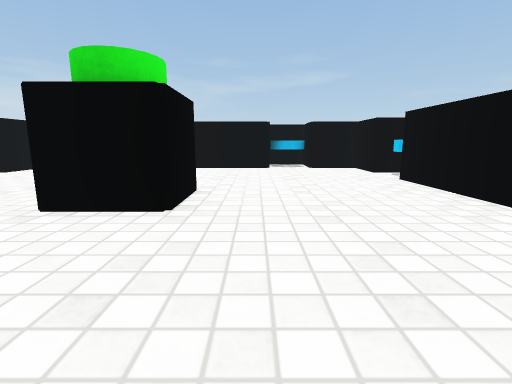
[1] (above)

13 first-person views from a walk through a Unity game level. The camera is 0.55 m above the floor, tilts 10° down and sees 85° across. The floor is counted in squares, 0.5 m on a side. Each view is taken from the middle of a square. On the plan, view 1 faces up. The plan holds only what a view shows up to about 12 squares ahead; the rest is blank. The place goes on beyond the plan. The player character is not drawn. Surface patterns are stand-ins for the level's own textures.

[2]
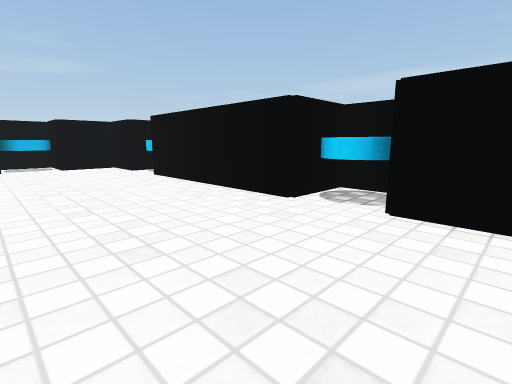

[3]
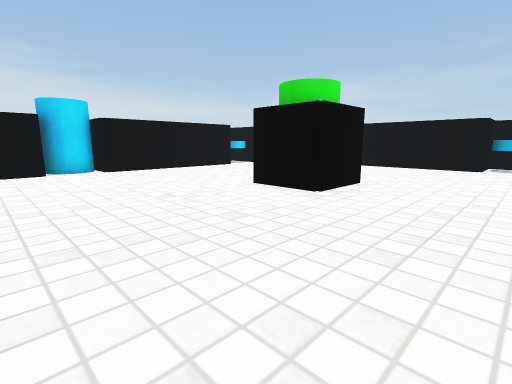

[4]
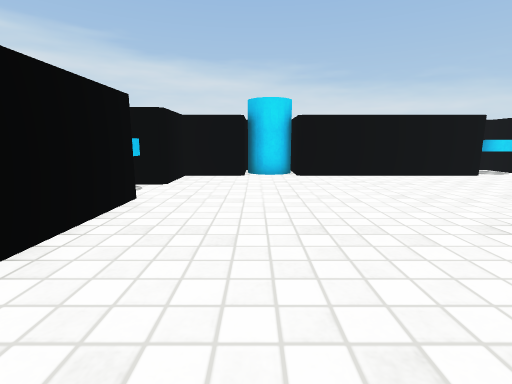

[5]
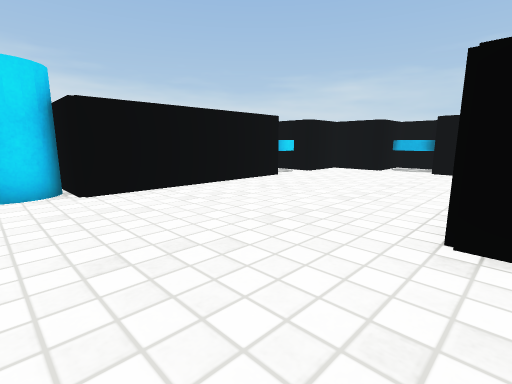

[6]
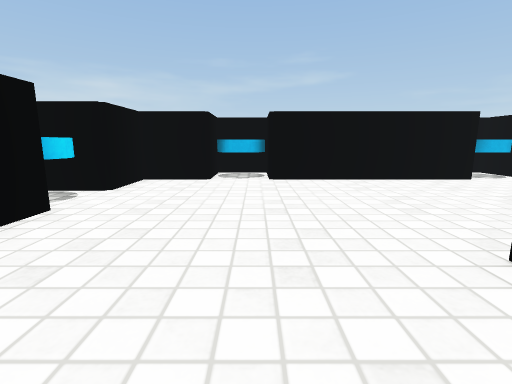

[7]
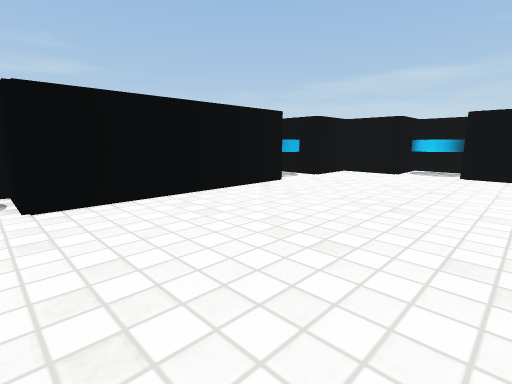

[8]
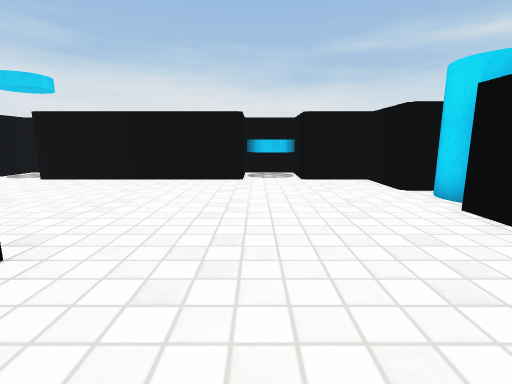

[9]
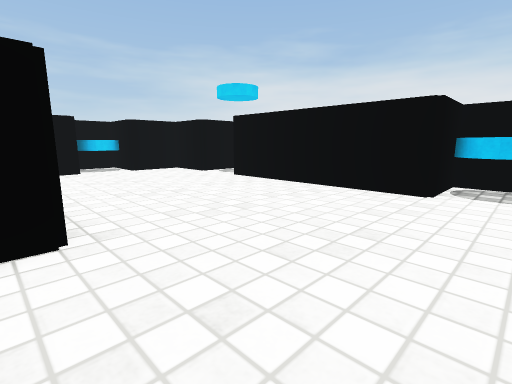

[10]
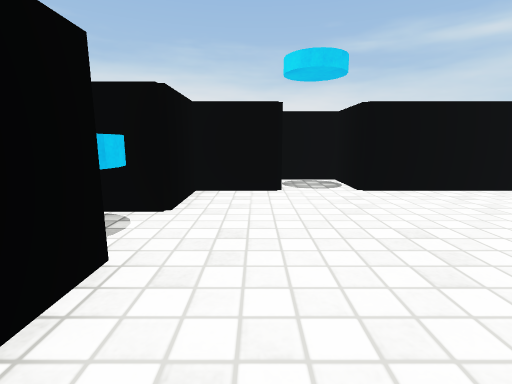

[11]
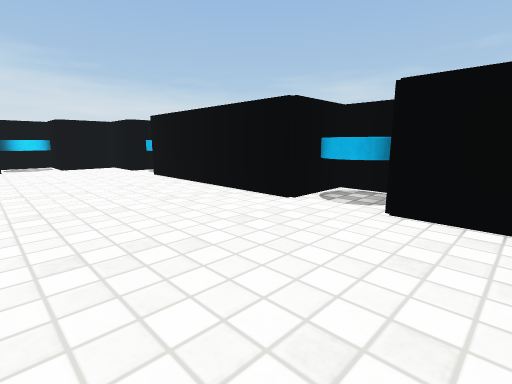

[12]
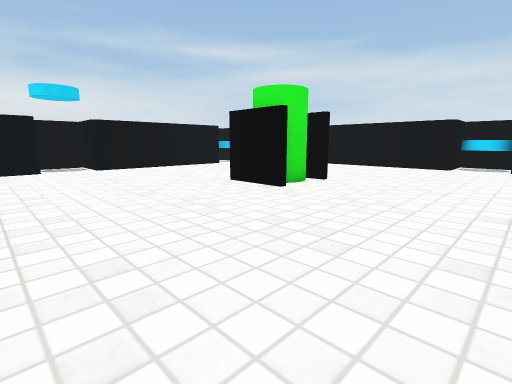

[13]
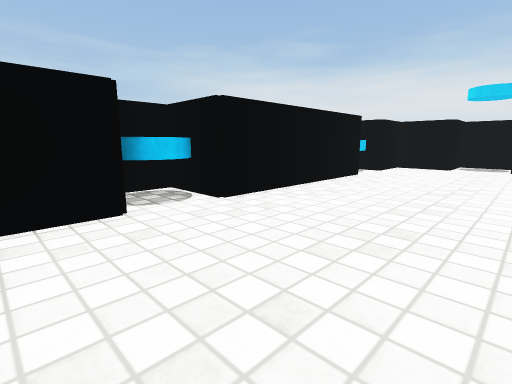

### Floor plan
Points are (right, up) in squares from view 1. A wall is a line through its corners. A room is listed if a view was taken in it or the views show most of it. See-through windows are left out.
Room 1 (views 1, 2, 3, 4, 5, 6, 7, 8, 9, 10, 11, 12, 13)
walls: (-9.4, 8.6) (-9.4, 2.4); (0.6, 12.4) (-5.6, 12.4); (-5.6, -1.4) (0.6, -1.4) (0.6, -3.4) (2.4, -3.4) (2.4, -1.4) (4.4, -1.4) (4.4, 0.6) (5.5, 0.6); (4.4, 2.4) (4.4, 8.6); (-7.4, 13) (-7.4, 12.4) (-9.4, 12.4) (-9.4, 10.4) (-11, 10.4); (-5.5, 14.4) (-7.5, 14.4); (-10.2, 0.6) (-9.4, 0.6) (-9.4, -1.4) (-7.4, -1.4) (-7.4, -2.2); (-11.4, 10.4) (-11.4, 8.6); (6.4, 8.5) (6.4, 10.4) (4.4, 10.4) (4.4, 12.4) (2.4, 12.4) (2.4, 14); (2, 14.4) (0.5, 14.4); (-7.5, -3.4) (-5.5, -3.4); (6.4, 1) (6.4, 2.5)
objects: cylinder (-11, 1) to (-10, 2); disc (-11, 9) to (-10, 10); disc (-7, -3) to (-6, -2); disc (-7, 13) to (-6, 14); green cylinder (-3, 5) to (-2, 6); disc (1, 13) to (2, 14); disc (5, 1) to (6, 2); disc (5, 9) to (6, 10)

Where each view was taken, in squares from view 1:
view 1: 0 up, 0 right, facing up
view 2: 1 down, 0 right, facing up-right
view 3: 1 down, 2 right, facing up-left
view 4: 1 up, 0 right, facing left
view 5: 1 up, 3 left, facing up-left
view 6: 4 up, 6 left, facing up
view 7: 7 up, 6 left, facing up-right
view 8: 7 up, 6 left, facing down
view 9: 5 up, 7 left, facing down-right
view 10: 5 up, 3 right, facing down
view 11: 8 up, 4 right, facing up-left
view 12: 11 up, 4 right, facing down-left
view 13: 12 up, 0 right, facing down-right
